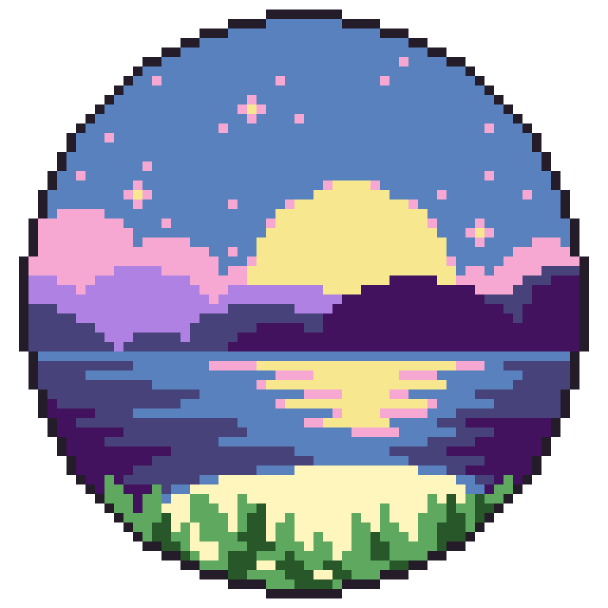
#> input picture core/img_ofdm.png, 1216 x 1216 px, given in place of cuenca.png, which was not available (shown at 1/2 size)
$ python scfdm_rx.py
#> lines starting #> are read from the running program, lines starting #| are printed output that depends on the picture; pictures that were not available may be replaced by others from this repository, and a replacement may not be noted
### core/scfdm_tx.py
import numpy as np
import matplotlib.pyplot as plt
from math import log2
from dataclasses import dataclass, field
from PIL import Image

#plt.rcParams["figure.autolayout"] = True

# ============================================================
# PARÁMETROS GENERALES
# ============================================================
M = 4
IMAGE_PATH = "cuenca.png" # Asegúrate que esta imagen exista
IMAGE_SIZE = (936, 702)

# ============================================================
# CONFIGURACIÓN OFDM
# ============================================================
@dataclass
class OFDMConfig:
    bw_mhz: float = 10.0
    delta_f: float = 15e3
    guard_fraction: float = 0.10
    cp_time_us: float = 16.6

    N_used: int = field(init=False)
    Nfft: int = field(init=False)
    fs: float = field(init=False)
    Ts: float = field(init=False)
    cp_len: int = field(init=False)
    BW_total: float = field(init=False)
    BW_util: float = field(init=False)

    def __post_init__(self):
        self.BW_total = self.bw_mhz * 1e6
        self.BW_util  = self.BW_total * (1 - self.guard_fraction)

        # Ajuste para que sea par y manejable
        self.N_used = int(self.BW_util // self.delta_f)
        if self.N_used % 2:
            self.N_used -= 1

        Nfft_min = int(np.ceil(self.BW_total / self.delta_f))
        self.Nfft = 1 << int(np.ceil(np.log2(Nfft_min)))

        self.fs = self.Nfft * self.delta_f
        self.Ts = 1 / self.fs
        self.cp_len = int(round(self.cp_time_us * 1e-6 * self.fs))

# ============================================================
# SUBPORTADORAS
# ============================================================
def active_subcarrier_indices(cfg):
    half = cfg.N_used // 2
    # Mapeo estándar DC en el centro (null)
    return np.concatenate([
        np.arange(1, half + 1),
        np.arange(cfg.Nfft - half, cfg.Nfft)
    ])

def pilot_subcarrier_indices(cfg, sym_idx, spacing=3):
    # spacing=3 para mejor estimación en canales selectivos
    idx = active_subcarrier_indices(cfg)
    return idx[0::spacing]

# ============================================================
# UTILIDADES IMAGEN / MOD
# ============================================================
def load_rgb_image_to_bits(path, resize_to):
#> called with path = 'cuenca.png', resize_to = (936, 702)
    try:
        img = Image.open(path).convert("RGB")
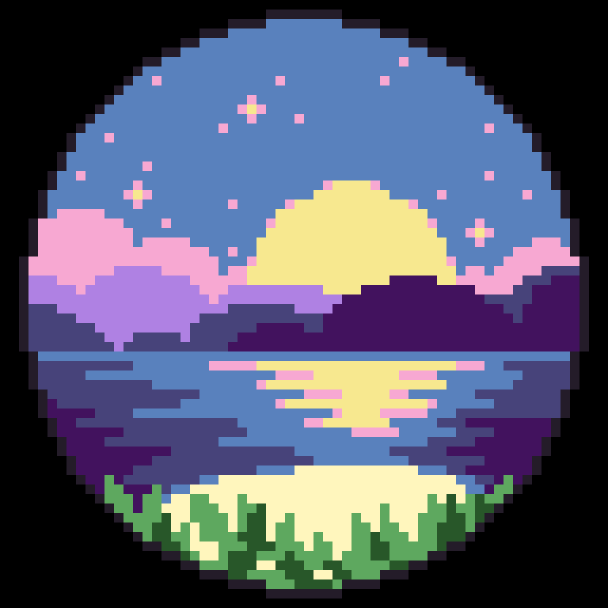
#> img: PIL image 1216x1216 RGB (shown at 1/2 size); mean R, G, B 84.5, 87.5, 108.6
    except FileNotFoundError:
        print(f"Advertencia: No encontré {path}, usando ruido aleatorio.")
        img = Image.fromarray(np.random.randint(0,255, (resize_to[1], resize_to[0], 3), dtype=np.uint8))

    img = img.resize(resize_to, Image.Resampling.NEAREST)
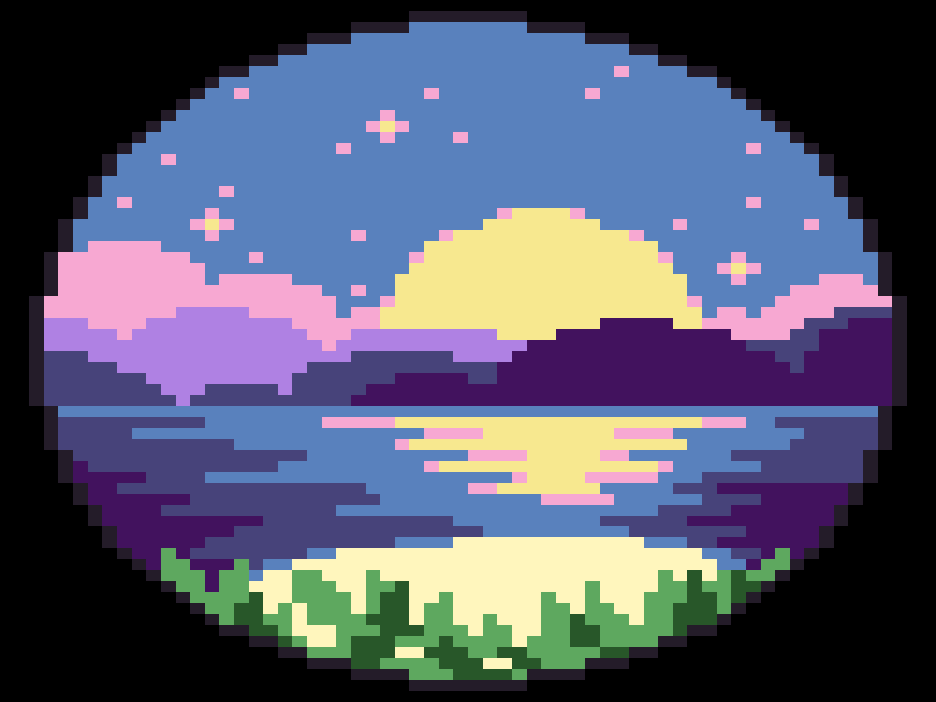
#> img: PIL image 936x702 RGB; mean R, G, B 84.6, 87.6, 108.6
    bits = np.unpackbits(np.array(img, dtype=np.uint8))
    return bits

def qam_mod(bits, M):
    k = int(log2(M))
    extra = len(bits) % k
    if extra > 0:
        bits = np.concatenate([bits, np.zeros(k - extra, dtype=np.uint8)])

    bits = bits.reshape((-1, k))
    ints = bits.dot(2**np.arange(k-1, -1, -1))
    m = int(np.sqrt(M))
    I = 2*(ints % m) - (m-1)
    Q = 2*(ints // m) - (m-1)
    return (I + 1j*Q) / np.sqrt((2/3)*(M-1))

# ============================================================
# TX CORE
# ============================================================
def build_tx(bits, cfg, M, use_dft=False):
#> called with bits = array of shape (15769728,), M = 4, use_dft = False
    idx_all = active_subcarrier_indices(cfg)
    idx_pilots = pilot_subcarrier_indices(cfg, 0)
    idx_data_carriers = np.setdiff1d(idx_all, idx_pilots)

    N_data_per_sym = len(idx_data_carriers)
    k = int(log2(M))
    bps = N_data_per_sym * k

    num_sym = int(np.ceil(len(bits) / bps))
#> num_sym = 19713
    total_bits_needed = num_sym * bps
#> total_bits_needed = 15770400
    if len(bits) < total_bits_needed:
        bits = np.concatenate([bits, np.zeros(total_bits_needed - len(bits), dtype=np.uint8)])

    bits_reshaped = bits.reshape(num_sym, bps)
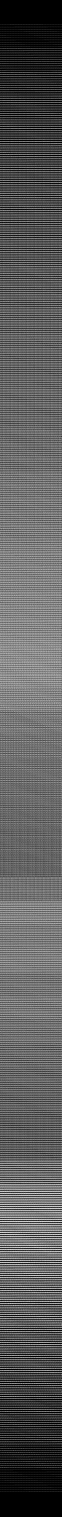
#> bits_reshaped: shape (19713, 800) (shown at 1/13 size); values 0 (black) and 1 (white), 36.7% white in thin lines or dots

    X_freq_blocks = []
    x_time_blocks = []

    for n in range(num_sym):
        b_sym = bits_reshaped[n, :]
        syms_qam = qam_mod(b_sym, M)

        if use_dft:
            # SC-FDMA: Spread con DFT
            syms_to_map = np.fft.fft(syms_qam) / np.sqrt(len(syms_qam))
        else:
            # OFDM: QAM directo
            syms_to_map = syms_qam

        X = np.zeros(cfg.Nfft, dtype=complex)
        X[idx_pilots] = 1.0 + 0j
        X[idx_data_carriers] = syms_to_map

        x = np.fft.ifft(X)

        cp = x[-cfg.cp_len:]
        x_with_cp = np.concatenate([cp, x])

        X_freq_blocks.append(X)
        x_time_blocks.append(x_with_cp)
#> after the loop, X_freq_blocks = 19713 items; x_time_blocks = 19713 items

    return np.array(X_freq_blocks), np.array(x_time_blocks)

# ============================================================
# NUEVAS FUNCIONES DE VISUALIZACIÓN (TX)
# ============================================================

# ============================================================
# NUEVAS FUNCIONES DE VISUALIZACIÓN (TX) - SIN WARNINGS
# ============================================================

# [80 lines left out: functions plot_papr_time_comparison, plot_tf_grids, plot_spectrum_continuous, not called in this run]


# ============================================================
# MAIN
# ============================================================
# [30 lines that do not run on import are left out]

### core/scfdm_rx.py
import numpy as np
import matplotlib.pyplot as plt
from math import log2
from PIL import Image
from scipy.interpolate import CubicSpline

# ============================================================
# IMPORTS BLINDADOS (Funciona desde GUI y Standalone)
# ============================================================
try:
    # Intento 1: Si corremos desde la GUI (la carpeta 'core' es un paquete visible)
    from core.scfdm_tx import (
        OFDMConfig,
        build_tx,
        load_rgb_image_to_bits,
        active_subcarrier_indices,
        pilot_subcarrier_indices,
        M,
        IMAGE_PATH,
        IMAGE_SIZE
    )
    from core.scfdm_channel import (
        channel_awgn,
        channel_rayleigh_critical
    )
except ImportError:
    # Intento 2: Si corremos el script directo dentro de la carpeta 'core'
    from scfdm_tx import (
        OFDMConfig,
        build_tx,
        load_rgb_image_to_bits,
        active_subcarrier_indices,
        pilot_subcarrier_indices,
        M,
        IMAGE_PATH,
        IMAGE_SIZE
    )
    from scfdm_channel import (
        channel_awgn,
        channel_rayleigh_critical
    )

plt.rcParams["figure.autolayout"] = True

# ============================================================
# DEMODULADOR QAM & UTILIDADES
# ============================================================
# [31 lines left out: functions qam_demod, get_qam_reference, bits_to_image, not called in this run]

# ============================================================
# ESTIMACIÓN Y ECUALIZACIÓN
# ============================================================
def get_perfect_channel_response(h_time, cfg):
    return np.fft.fft(h_time, cfg.Nfft)

# [186 lines left out: functions estimate_channel_cubic, equalize_mmse, rx_process, plot_images_analysis, plot_constellations_analysis, not called in this run]


# ============================================================
# MAIN
# ============================================================
if __name__ == "__main__":

    cfg = OFDMConfig()
    SNR_DB = 10
    CHANNEL_TYPE = "AWGN"
    USE_PERFECT_CSI = False

    print(f"--- RUN: {CHANNEL_TYPE} | PerfectCSI={USE_PERFECT_CSI} | {SNR_DB}dB ---")

    # 1. TX
    bits_orig = load_rgb_image_to_bits(IMAGE_PATH, IMAGE_SIZE)
    img_shape = (IMAGE_SIZE[1], IMAGE_SIZE[0], 3)
    img_orig_arr = np.array(Image.open(IMAGE_PATH).convert("RGB").resize(IMAGE_SIZE))

    _, x_tx_ofdm_blocks = build_tx(bits_orig, cfg, M, use_dft=False)
    x_tx_ofdm = np.concatenate(x_tx_ofdm_blocks)

    _, x_tx_scfdm_blocks = build_tx(bits_orig, cfg, M, use_dft=True)
#> (the run stopped early here; a loop or call above may not have finished)
